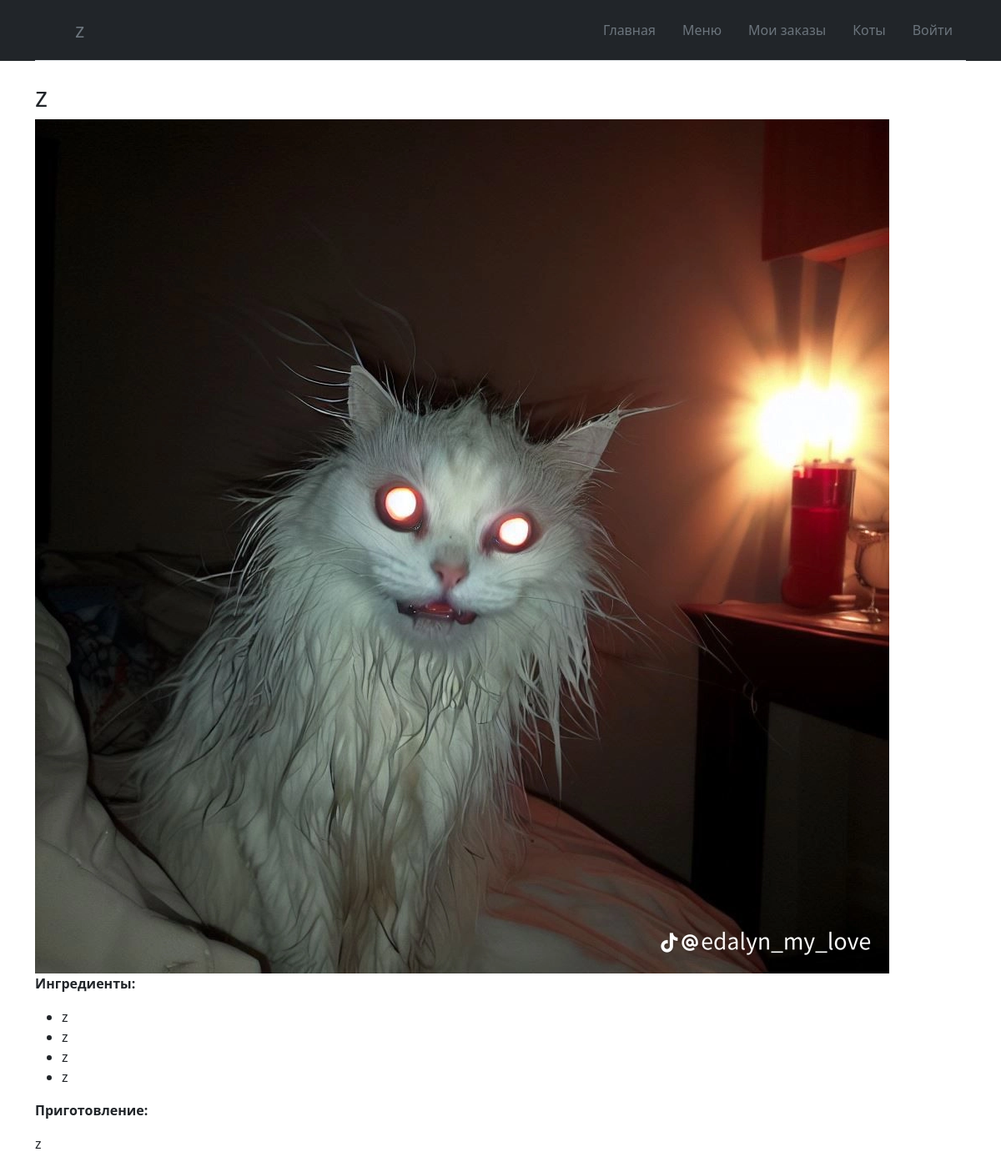
The page /recipes/2/ on the database as committed earlier.
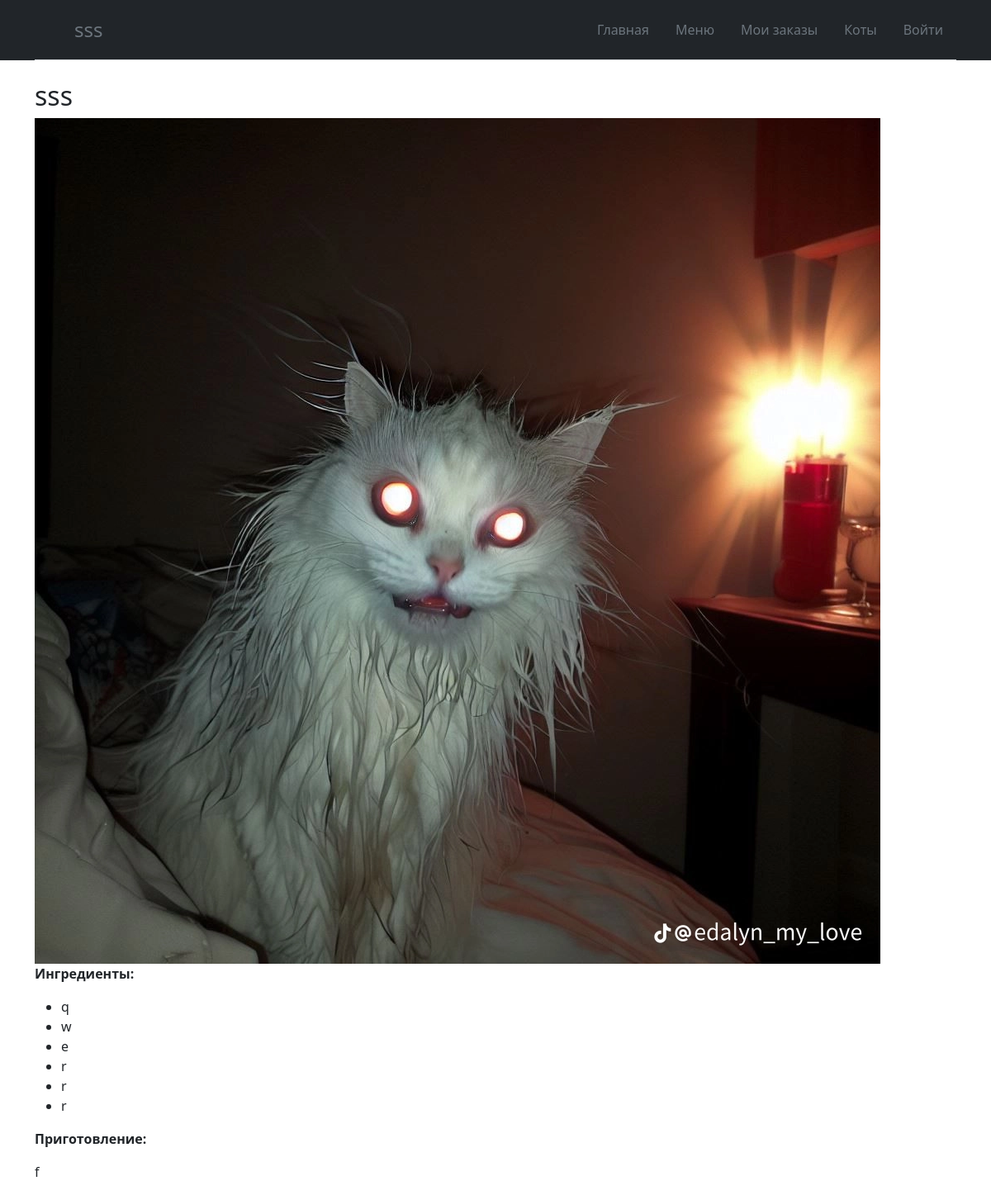
The same page on the database as committed later.
### Cat/models.py (models this page shows, shortened)
class Recipe(models.Model):
    title = models.CharField(max_length=255)
    photo = models.ImageField(upload_to=os.path.join('config', 'menu_photos'))
    ingredients = models.TextField()
    description = models.TextField()
    recipe = models.TextField()
    def get_ingredients_list(self):
        return [ingredient.strip() for ingredient in self.ingredients.split('\n') if ingredient.strip()]

### Cat/views.py (the view)
# urls.py: path('recipes/<int:recipe_id>/', menu_recipe, name='menu_recipe'),
def menu_recipe(request, recipe_id):
    recipe = get_object_or_404(Recipe, pk=recipe_id)
    return render(request, 'Cat/menu_recipe.html', {'recipe': recipe})

### Cat/templates/Cat/menu_recipe.html
{% extends 'Cat/base.html' %}
{% block title %}
{{ recipe.title }}
{% endblock %}
{% block content %}
<div class="container">
  <h2>{{ recipe.title }}</h2>
  {% if recipe.photo %}
    <img src="{{ recipe.photo.url }}" class="img-fluid" alt="{{ recipe.title }}">
  {% endif %}
  <p><strong>Ингредиенты:</strong></p>
  <ul>
    {% for ingredient in recipe.get_ingredients_list %}
      <li>{{ ingredient }}</li>
    {% endfor %}
  </ul>
  <p><strong>Приготовление:</strong></p>
  <p>{{ recipe.recipe }}</p>
</div>
{% endblock %}

Rows that differ between the two databases and show on the page:
changed Recipe: title "z" → "sss"; recipe "z" → "f"
Other text that changed with them:
new list line: "q"
new list line: "w"
new list line: "e"
new list line: "r"
list line gone: "z"
